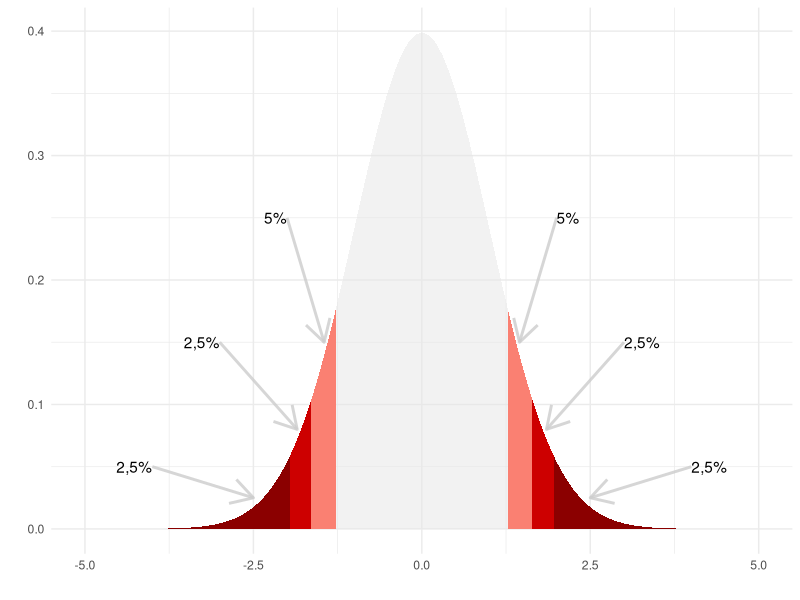

Here is the R script that generated this plot:
## ---- chunk 1
knitr::opts_chunk$set(echo = FALSE, warning = FALSE, message = FALSE)
library(ggplot2)
## ---- chunk 2
anno = function(graph, x0, y0, x1, y1, text) {
  res = graph + 
    annotate("segment", x = x0, xend = x1, y = y0, yend = y1, 
             colour = "gray80", size = 1, alpha = 0.8, arrow = arrow()) +
    annotate("text", x = x0, y = y0, label = text, hjust = 1) +
    annotate("segment", x = -x0, xend = -x1, y = y0, yend = y1, 
             colour = "gray80", size = 1, alpha = 0.8, arrow = arrow()) +
    annotate("text", x = -x0, y = y0, label = text, hjust = 0)
  return (res)
}
g = ggplot(NULL, aes(c(-5,5))) +
  geom_area(stat = "function", fun = dnorm, fill = "gray90", alpha = .5) +
  geom_area(stat = "function", fun = dnorm, fill="darkred", xlim = c(-5, -1.96)) +
  geom_area(stat = "function", fun = dnorm, fill="red3", xlim = c(-1.96, -1.64)) +
  geom_area(stat = "function", fun = dnorm, fill="salmon", xlim = c(-1.64, -1.28)) +
  geom_area(stat = "function", fun = dnorm, fill="salmon", xlim = c(1.28, 1.64)) +
  geom_area(stat = "function", fun = dnorm, fill="red3", xlim = c(1.64, 1.96)) +
  geom_area(stat = "function", fun = dnorm, fill="darkred", xlim = c(1.96, 5)) +
  theme_minimal() +
  labs(x = "", y = "")

g = anno(g, -4, 0.05, -2.5, 0.025, "2,5%")
g = anno(g, -3, 0.15, -1.85, 0.08, "2,5%")
g = anno(g, -2, 0.25, -1.45, 0.15, "5%")
g
